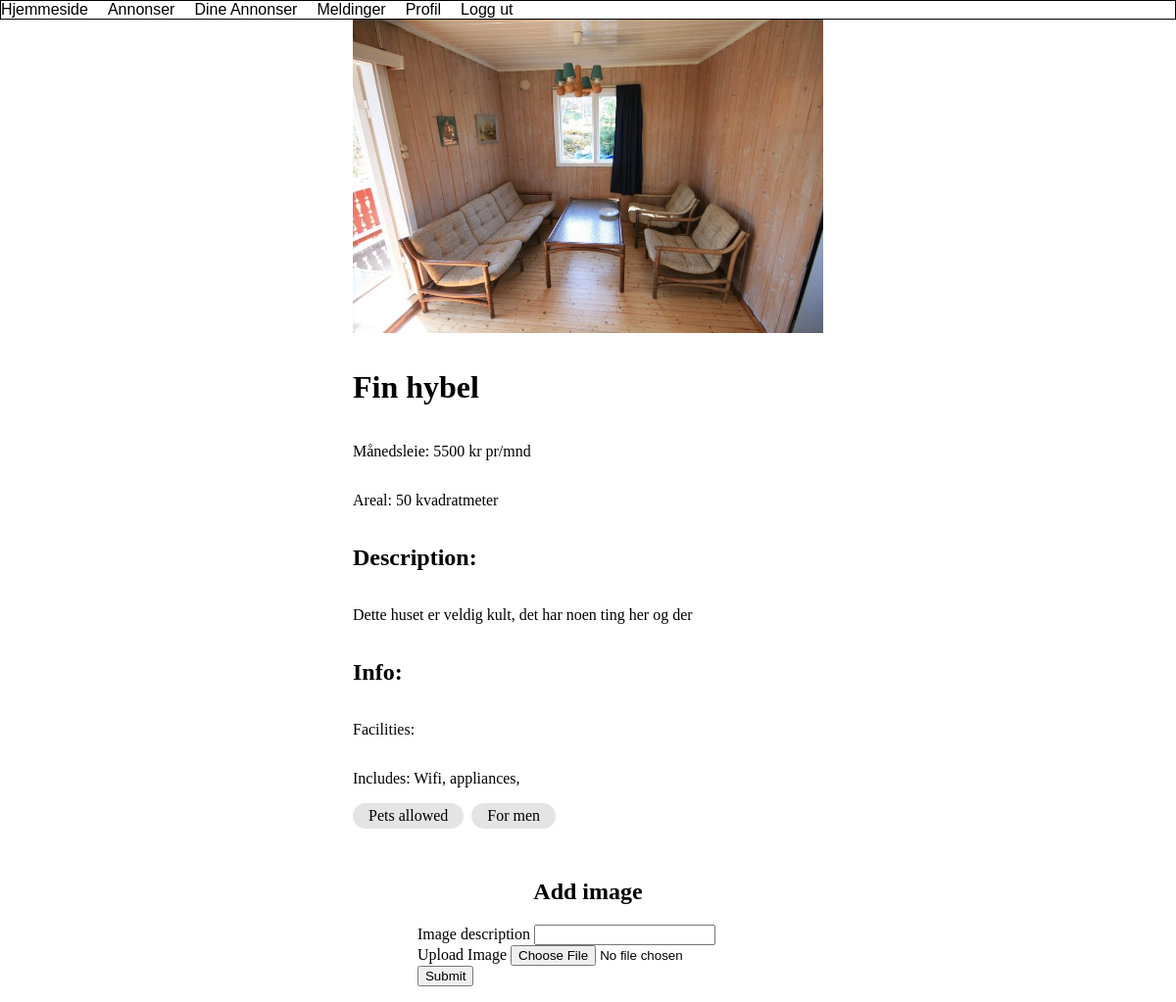
Screenshot of /Pages/ListingDetails.php?listingID=2 (signed in) with the database file from the repository.
### tables this page shows
CREATE TABLE listings (
    listingID INT NOT NULL AUTO_INCREMENT,
    listingTitle VARCHAR(45) NOT NULL,
    listingDesc VARCHAR(1000) NOT NULL,
    listingAddress VARCHAR(100) NOT NULL,
    listingRooms INT NOT NULL,
    listingType VARCHAR(45) NOT NULL,
    listingPrice INT NOT NULL,
    listingArea INT NOT NULL,
    petAllowed TINYINT NOT NULL DEFAULT 0,
    hasParking TINYINT NOT NULL DEFAULT 0,
    hasShed TINYINT NOT NULL DEFAULT 0,
    isFurnished TINYINT NOT NULL DEFAULT 0,
    hasAppliances TINYINT NOT NULL DEFAULT 0,
    hasBalcony TINYINT NOT NULL DEFAULT 0,
    hasGarden TINYINT NOT NULL DEFAULT 0,
    wcFriendly TINYINT NOT NULL DEFAULT 0,
    incElectricity TINYINT NOT NULL DEFAULT 0,
    incWifi TINYINT NOT NULL DEFAULT 0,
    canSmoke TINYINT NOT NULL DEFAULT 0,
    forMen TINYINT NOT NULL DEFAULT 0,
    forWomen TINYINT NOT NULL DEFAULT 0,
    userID INT NOT NULL,
    PRIMARY KEY (listingID),
    FOREIGN KEY (userID) references user(userID) ON DELETE CASCADE
);

### Pages/ListingDetails.php (the view, shortened to what this page needs)
<?php
$listingID = "";
if(isset($_GET['listingID'])) {
    $listingID = $_GET['listingID'];
}
include_once "../Utilities/DatabaseConnection.php";
include_once "../Utilities/Header.php";
?>
<!DOCTYPE html>
<html>
<head>
    <link rel="stylesheet" href="../css/ListingDetails.css">
</head>
<body>
<main>
    <?php
    $sql = "SELECT * FROM listings WHERE listingID = '$listingID'";
    $result = $connection->query($sql);
    if ($result->num_rows > 0) {
        while ($row = $result->fetch_assoc()) {
            $listingID = $row["listingID"];
            $listingTitle = $row["listingTitle"];
            $listingDesc = $row["listingDesc"];
            $listingPrice = $row["listingPrice"];
            $listingArea = $row["listingArea"];
            $facilities = "";
            $includes = "";
            if($row["incWifi"]) $includes = $includes . " Wifi,";
            if($row["hasAppliances"]) $includes = $includes . " appliances,";
            $tagsArray = [];
            if($row["petAllowed"]) array_push($tagsArray, "Pets allowed");
            if($row["forMen"]) array_push($tagsArray, "For men");
            $sql3 = "SELECT * FROM listingimages WHERE listingID = '$listingID' AND listingMainImg = 1";
            $result3 = $connection->query($sql3);
            if ($result3->num_rows > 0) {
                $listingMainImage = mysqli_fetch_array($result3);
                $imagePath = "../images/secondaryImages/" . $listingMainImage[0] . "." . $listingMainImage[2];
                echo "<div class='listingContainer'>
                  <img alt='$listingTitle' src='$imagePath' />
                  <div class='secondaryImages'>";
            }
            echo "</div>";
            echo "<h1>$listingTitle</h1>
                  <p>Månedsleie: $listingPrice kr pr/mnd</p>
                  <p>Areal: $listingArea kvadratmeter</p>
                  <h2>Description:</h2>
                  <p>$listingDesc</p>
                  <h2>Info:</h2>
                  <p>Facilities: $facilities</p>
                  <p>Includes: $includes</p>
            <div class='listingTags'>";
            for($i = 0; $i < count($tagsArray); $i++) {
                echo "<div class='listingTag'>$tagsArray[$i]</div>";
            }
            echo "</div></div>";
        }
        echo '<h2>Add image</h2>';
        echo "<form action='listingDetails.php' method='post' enctype='multipart/form-data'>
                <input type='text' hidden value='$listingID' name='listingID' />
                <label for='imgDesc'>Image description</label>
                <input type='text' name='imgDesc' id='imgDesc'><br>
                <label for='imageUpload'>Upload Image</label>
                <input type='file' name='imageUpload' id='imageUpload'><br>
                <button type='submit' name='add_image_btn'>Submit</button>
          </form>";
            }
    ?>
</main>
</body>
</html>

### css/ListingDetails.css (style rules this page uses)
body { margin: 0; padding: 0; }
main { width: 100%; min-height: 100vh; display: flex; justify-content: center; align-items: center; flex-direction: column; }
.listingContainer { display: flex; justify-content: center; align-content: center; flex-direction: column; width: max-content; max-width: 50%; margin: auto; }
.listingContainer > img { object-fit: contain; width: auto; height: 20rem; }
.listingTags { display: flex; width: 100%; flex-wrap: wrap; }
.listingTags > .listingTag { background-color: #E4E4E4; border-radius: 15px; padding: 0.25rem 1rem; margin-right: 0.5rem; margin-bottom: 2rem; }

### rows the page displays
listings: listingTitle "Fin hybel", listingPrice "5500", listingArea "50", listingDesc "Dette huset er veldig kult, det har noen ting her og der", includes "Wifi, appliances,", i "Pets allowed", i "For men"
